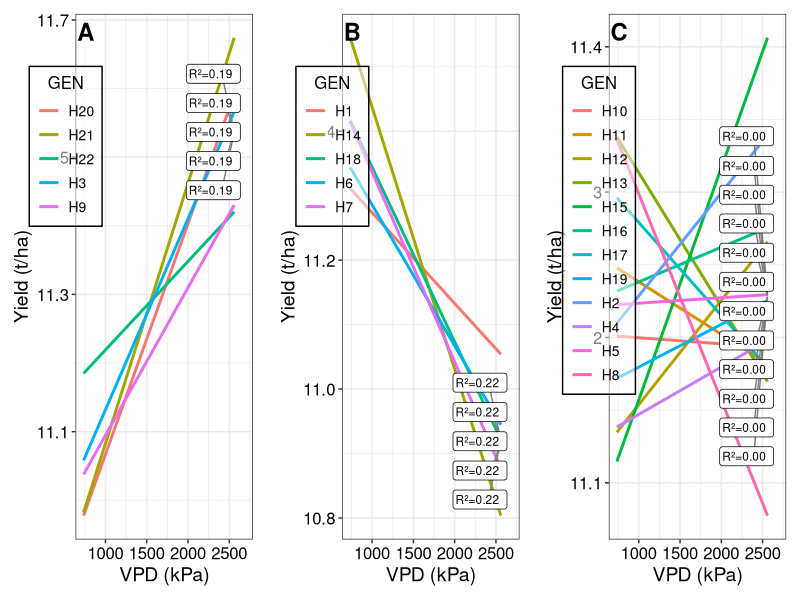

This chart was generated by the following R code:
# Load libraries
library(lme4)
library(ggplot2)
library(dplyr)
library(tibble)
library(gridExtra)
library(ggrepel) 

# Load the dataset
data <- read.csv("C0.csv")

# Fit the mixed-effects model
lmod <- lmer(Yield ~ (1|GEN) + (1|ENV) + (1|GEN:ENV) + (1|REP:ENV), data = data)

# Extract BLUPs for GEN:ENV
blups <- coef(lmod)$`GEN:ENV`
blups_df <- as.data.frame(blups) %>%
  rownames_to_column(var = "GEN_ENV") %>%
  mutate(
    GEN = sub(":.*", "", GEN_ENV),
    ENV = sub(".*:", "", GEN_ENV)
  ) %>%
  select(GEN, ENV, `(Intercept)`) %>%
  rename(Yield = `(Intercept)`)

# Calculate environmental VPD means
env_means <- data %>%
  group_by(ENV) %>%
  summarise(VPD_mean = mean(VPD_flow, na.rm = TRUE))

# Merge BLUPs with environmental means
merged_data <- blups_df %>%
  left_join(env_means, by = "ENV")

# Separate data by Cluster (C1, C2, Other)
clustered_data <- data %>% select(GEN, Cluster) %>% distinct()
merged_data <- merged_data %>%
  left_join(clustered_data, by = "GEN")

c1_data <- merged_data %>% filter(Cluster == "C1")
c2_data <- merged_data %>% filter(Cluster == "C2")
other_data <- merged_data %>% filter(is.na(Cluster) | !Cluster %in% c("C1", "C2"))

# Define a function to plot trendlines, annotate R², and customize themes
plot_trendlines <- function(data, title_label) {
  # Calculate R² for each GEN with two decimal places
  r2_data <- data %>%
    group_by(GEN) %>%
    summarise(
      r2 = round(summary(lm(Yield ~ VPD_mean, data = .))$r.squared, 2),
      VPD_max = max(VPD_mean, na.rm = TRUE),
      Yield_pred = predict(lm(Yield ~ VPD_mean, data = .), newdata = data.frame(VPD_mean = max(VPD_mean, na.rm = TRUE))),
      .groups = "drop"
    )
  
  # Merge R² back into the data
  data <- left_join(data, r2_data, by = "GEN")
  
  ggplot(data, aes(x = VPD_mean, y = Yield, color = GEN)) +
    geom_smooth(method = "lm", se = FALSE, formula = y ~ x) +
    labs(x = "VPD (kPa)", y = "Yield (t/ha)", color = "GEN") +
    theme_bw() +
    theme(
      legend.background = element_blank(), # Remove legend background
      legend.title = element_text(size = 12, color = "black", hjust = 0.5), # Combined and corrected legend.title
      legend.text = element_text(size = 10, color = "black"),
      axis.title = element_text(size = 14, color = "black"),
      axis.text = element_text(size = 12, color = "black"),
      plot.title = element_text(size = 16, face = "bold", hjust = 0.5),
      plot.margin = margin(10, 10, 10, 10),
      legend.position = "topright", # Initial placement; will adjust below
      legend.box.just = "right"
    ) +
    # Add R² annotation for each GEN using geom_label_repel for nice placement
    geom_label_repel(
      data = r2_data,
      aes(x = VPD_max, y = Yield_pred, label = paste0("R²=", sprintf("%.2f", r2))),
      nudge_x = 0.05 * max(data$VPD_mean, na.rm = TRUE), # Adjust horizontal position
      direction = "y",
      hjust = 0,
      size = 3,
      color = "black",
      fill = "white",
      segment.color = "grey50",
      show.legend = FALSE,
      max.overlaps = 30 # Increased max.overlaps to handle potential label overlap
    ) +
    # Add plot label (A, B, C)
    annotate(
      "text",
      x = -Inf,
      y = Inf,
      label = title_label,
      hjust = -0.1,
      vjust = 1.5,
      size = 6,
      fontface = "bold",
      color = "black"
    ) +
    # Adjust legend position to be inside the plot area
    guides(color = guide_legend(override.aes = list(fill = NA))) +
    theme(
      legend.position = c(0.15, 0.90),# Position legend inside the plot (x, y from 0 to 1)
      legend.justification = c("right", "top"),
      legend.background = element_rect(fill = alpha("white", 0.5),color = "black")
    )
}

# Create the plots
plot_c1 <- plot_trendlines(c1_data, "A")
plot_c2 <- plot_trendlines(c2_data, "B")
plot_other <- plot_trendlines(other_data, "C")

combined_plot <- grid.arrange(plot_c1, plot_c2, plot_other, ncol = 3)

# Save the combined plot to a file
ggsave(
  filename = "C0_BLUP_VPD_correlations.png",
  plot = combined_plot,
  width = 18,
  height = 6,
  dpi = 300
)
